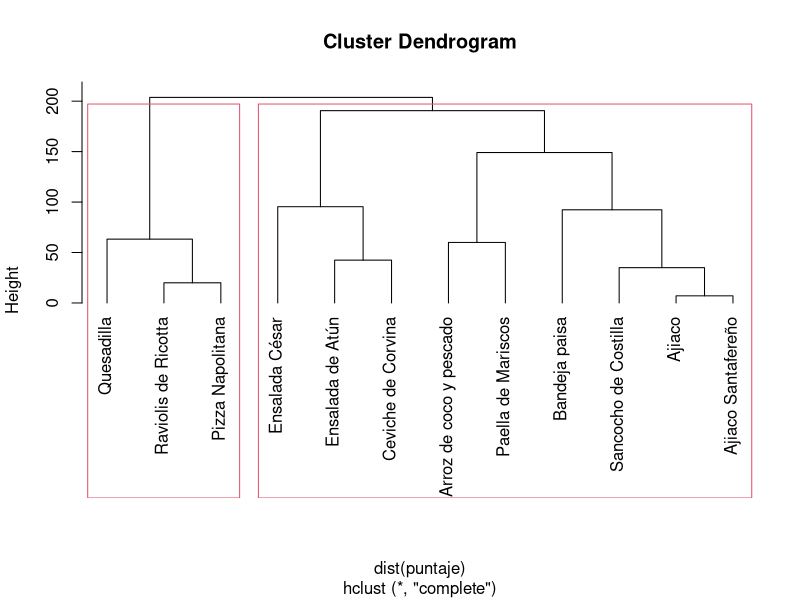
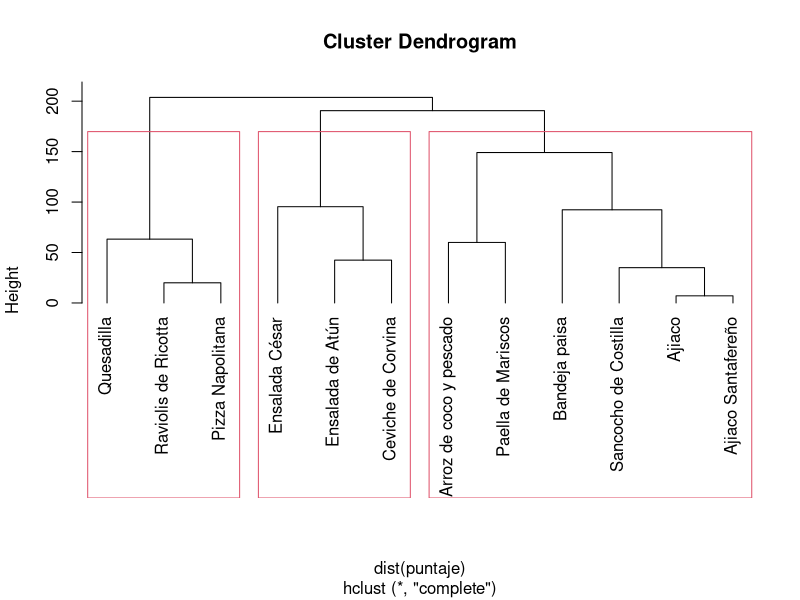

Recreate these plots in R, in order. (Note: this script raises an error after producing the figures.)
# Punto 4
comidas = c("Bandeja paisa", "Ensalada César",
"Arroz de coco y pescado", "Ensalada de Atún",
"Paella de Mariscos", "Ajiaco",
"Sancocho de Costilla", "Ceviche de Corvina",
"Ajiaco Santafereño", "Raviolis de Ricotta",
"Quesadilla", "Pizza Napolitana")

puntaje = matrix(0,length(comidas), length(comidas))
puntaje[1,] = c(0,90,50,70,80,50,50,80,50,90,80,90)
puntaje[2,] = c(0,0,90,20,70,90,90,40,90,90,80,90)
puntaje[3,] = c(0,0,0,40,20,50,50,30,50,80,80,90)
puntaje[4,] = c(0,0,0,0,30,80,80,20,80,90,90,90)
puntaje[5,] = c(0,0,0,0,0,70,70,40,70,80,80,80)
puntaje[6,] = c(0,0,0,0,0,0,20,70,5,80,90,80)
puntaje[7,] = c(0,0,0,0,0,0,0,70,20,90,90,90)
puntaje[8,] = c(0,0,0,0,0,0,0,0,70,90,90,90)
puntaje[9,] = c(0,0,0,0,0,0,0,0,0,80,90,80)
puntaje[10,] = c(0,0,0,0,0,0,0,0,0,0,40,10)
puntaje[11,] = c(0,0,0,0,0,0,0,0,0,0,0,30)

colnames(puntaje) = comidas
rownames(puntaje) = comidas

puntaje[lower.tri(puntaje)] = t(puntaje)[lower.tri(puntaje)]


### 1. 2 Clusters -------
hc <- hclust(dist(puntaje), method="ave")  #con distancia promedio entre clusters
hc <- hclust(dist(puntaje), method="single") #con distancia minima
hc <- hclust(dist(puntaje), method="complete")  #con distancia maxima

#Graficando el Dendograma
plot(hc,hang=-1)

# cut tree into 3 clusters
rect.hclust(hc, k=2)  #Definir los k clusters
groups <- cutree(hc, k=2)  #Graficar los k clusters


## 2. 3 Clusters -------
hc <- hclust(dist(puntaje), method="ave")  #con distancia promedio entre clusters
hc <- hclust(dist(puntaje), method="single") #con distancia minima
hc <- hclust(dist(puntaje), method="complete")  #con distancia maxima

#Graficando el Dendograma
plot(hc,hang=-1)

# cut tree into 3 clusters
rect.hclust(hc, k=3)  #Definir los k clusters
groups <- cutree(hc, k=3)  #Graficar los k clusters
# Visualizar la separacion de las especias


# 3. K Medioides -------
dis=daisy(puntaje,metric="gower") # Calcular matrices de distancia entre puntos
#K mediodes especificando la medida de distancia
km=pam(dis,k=3,diss=T,metric="gower") # No entra la mtriz de X sino la matriz de distancia
km
#grafica de siluetas: Diagrama de qu? tan bien funciona el cluester
plot(km)
# No muestra el cross plot

